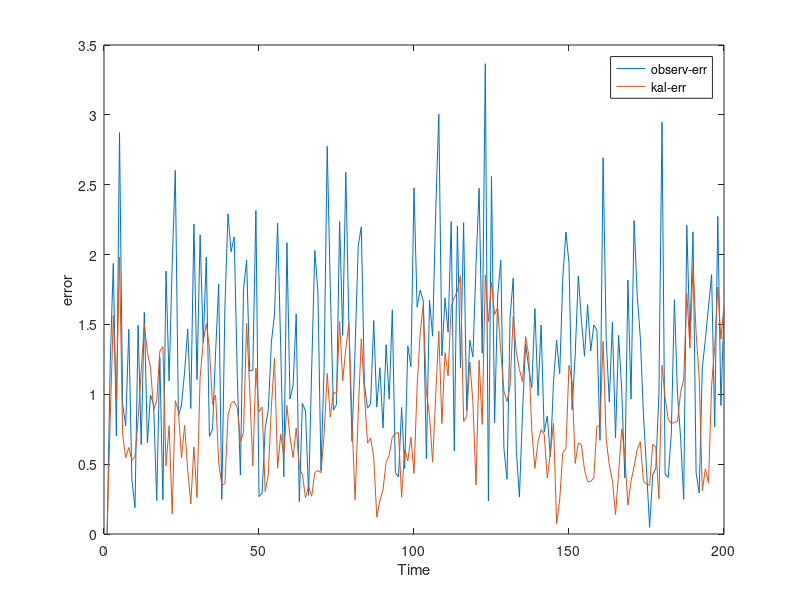
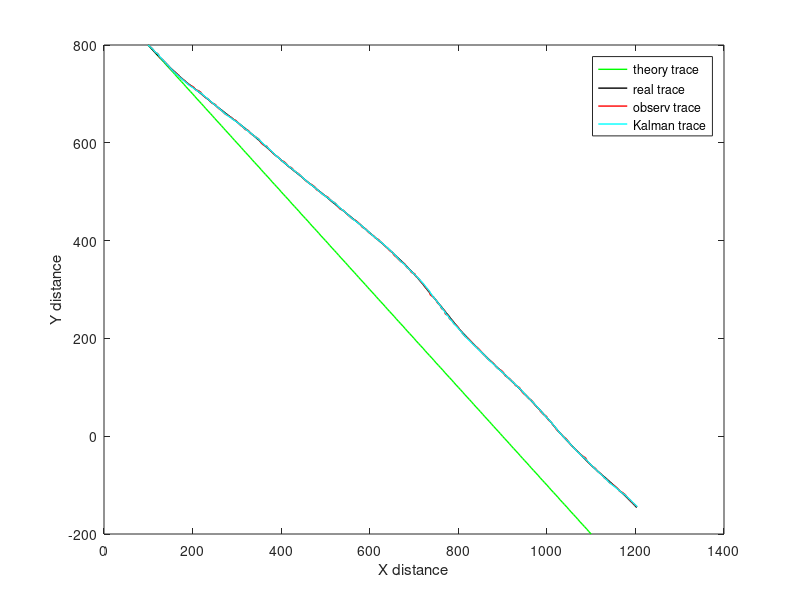

Write the MATLAB code that produced these figures, in order.
function self_test
clc;clear;
T=1;
N=200/T;
X=zeros(4,N);
X(:,1)=[100,5,800,-5];
Z=zeros(2,N);
Z(:,1)=[X(1,1),X(3,1)];
S(:,1)=[100,5,800,-5];
delta_w=0.01;
Q=delta_w*diag([1,1,1,1]);
R=eye(2);

A=[1,T,0,0;
   0,1,0,0;
   0,0,1,T;
   0,0,0,1];
H=[1,0,0,0;
   0,0,1,0];

for i=1:N
    S(:,i+1)=A*S(:,i);
    X(:,i+1)=A*X(:,i)+sqrtm(Q)*randn(4,1);
    Z(:,i+1)=H*X(:,i+1)+sqrtm(R)*randn(2,1);
end

X_pre=zeros(4,N);
X_pre(:,1)=X(:,1);
P_pre=eye(4);
X_est=zeros(4,0);

for i=1:N
    X_est=A*X_pre(:,i);
    P_est=A*P_pre*A'+Q;
    K=P_est*H'*inv(H*P_est*H'+R);
    X_pre(:,i+1)=X_est+K*(Z(:,i+1)-H*X_est); 
    P_pre=(eye(4)-K*H)*P_est;
end

for i=1:N
    Err_observation(i)=DIS(X(:,i),Z(:,i));
    Err_kalman(i)=DIS(X(:,i),X_pre(:,i));
end

function dis=DIS(X1,X2)
    if length(X2)<=2
        dis=sqrt((X1(1)-X2(1))^2+(X1(3)-X2(2))^2);
    else
        dis=sqrt((X1(1)-X2(1))^2+(X1(3)-X2(3))^2);
    end 
end

figure
hold on;box on;
plot(Err_observation);
plot(Err_kalman);
legend("observ-err","kal-err");
xlabel('Time');
ylabel('error');

figure
hold on;box on;
plot(S(1,:),S(3,:),'g','LineWidth',1);
plot(X(1,:),X(3,:),'k','LineWidth',1);
plot(Z(1,:),Z(2,:),'r','LineWidth',1);
plot(X_pre(1,:),X_pre(3,:),'c','LineWidth',1);
legend('theory trace','real trace','observ trace','Kalman trace');
xlabel('X distance');
ylabel('Y distance');

end
